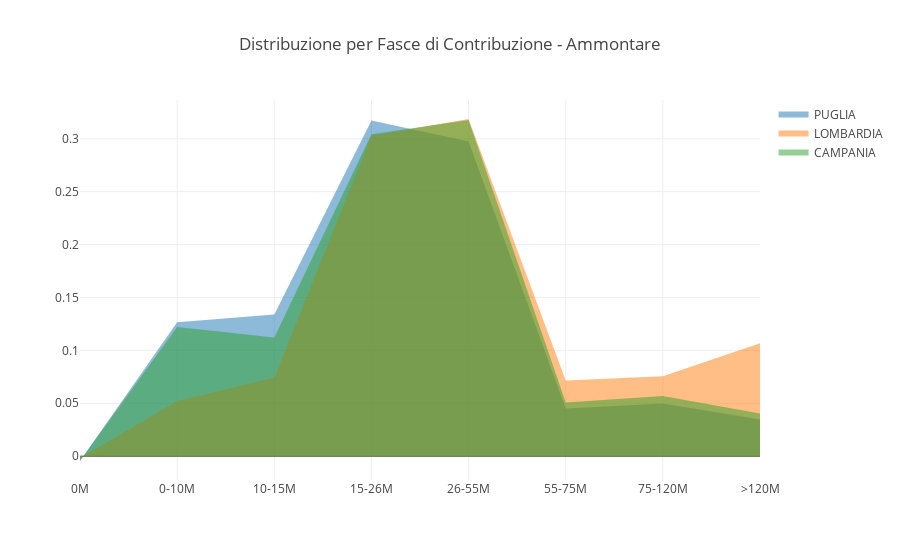

Notebook code for this chart:
### Markdown cell above
Per avere una visione comparabile delle voci di reddito possiamo analizzarle anche sotto forma di **line chart**

#### Line Chart

### Code cell
trasposta = ammontare_redditi_percentuale.T
trasposta.columns = trasposta.iloc[0]
trasposta = trasposta.iloc[1:,:]

columns_dict = {d:v for _, d, v in ammontare_reddito_scaglioni}
line_x = [columns_dict[k] for k in trasposta.index]
line_x

line_data = []
for c in trasposta:
    data = trasposta[c].values
    line_data.append(
        go.Scatter(
            x=line_x,
            y=data, 
            name=c,     
            fill='tozeroy',
            mode= 'none'
        )
    )

layout = go.Layout(
    title='Distribuzione per Fasce di Contribuzione - Ammontare',
)
    
fig = go.Figure(layout=layout, data=line_data)
py.iplot(fig)

fig_path = 'imgs/percentuale_contribuenti_reddito_line.png'
py_on.image.save_as(fig, filename=fig_path)
x = Image(fig_path)
display(x)

### Figure 1 — Plotly figure (JSON) as saved in the notebook; plotly's stock layout.template omitted (floating-point values rounded to 4 significant figures)
{"data": [{"fill": "tozeroy", "mode": "none", "name": "PUGLIA", "type": "scatter", "x": ["0M", "0-10M", "10-15M", "15-26M", "26-55M", "55-75M", "75-120M", ">120M"], "y": [-0.004537, 0.1266, 0.134, 0.3172, 0.2973, 0.04499, 0.04975, 0.03478]}, {"fill": "tozeroy", "mode": "none", "name": "LOMBARDIA", "type": "scatter", "x": ["0M", "0-10M", "10-15M", "15-26M", "26-55M", "55-75M", "75-120M", ">120M"], "y": [-0.001618, 0.05224, 0.07428, 0.3027, 0.3186, 0.07142, 0.07553, 0.1068]}, {"fill": "tozeroy", "mode": "none", "name": "CAMPANIA", "type": "scatter", "x": ["0M", "0-10M", "10-15M", "15-26M", "26-55M", "55-75M", "75-120M", ">120M"], "y": [-0.004377, 0.1222, 0.1122, 0.3042, 0.3176, 0.05084, 0.05699, 0.04042]}], "layout": {"title": "Distribuzione per Fasce di Contribuzione - Ammontare"}}
